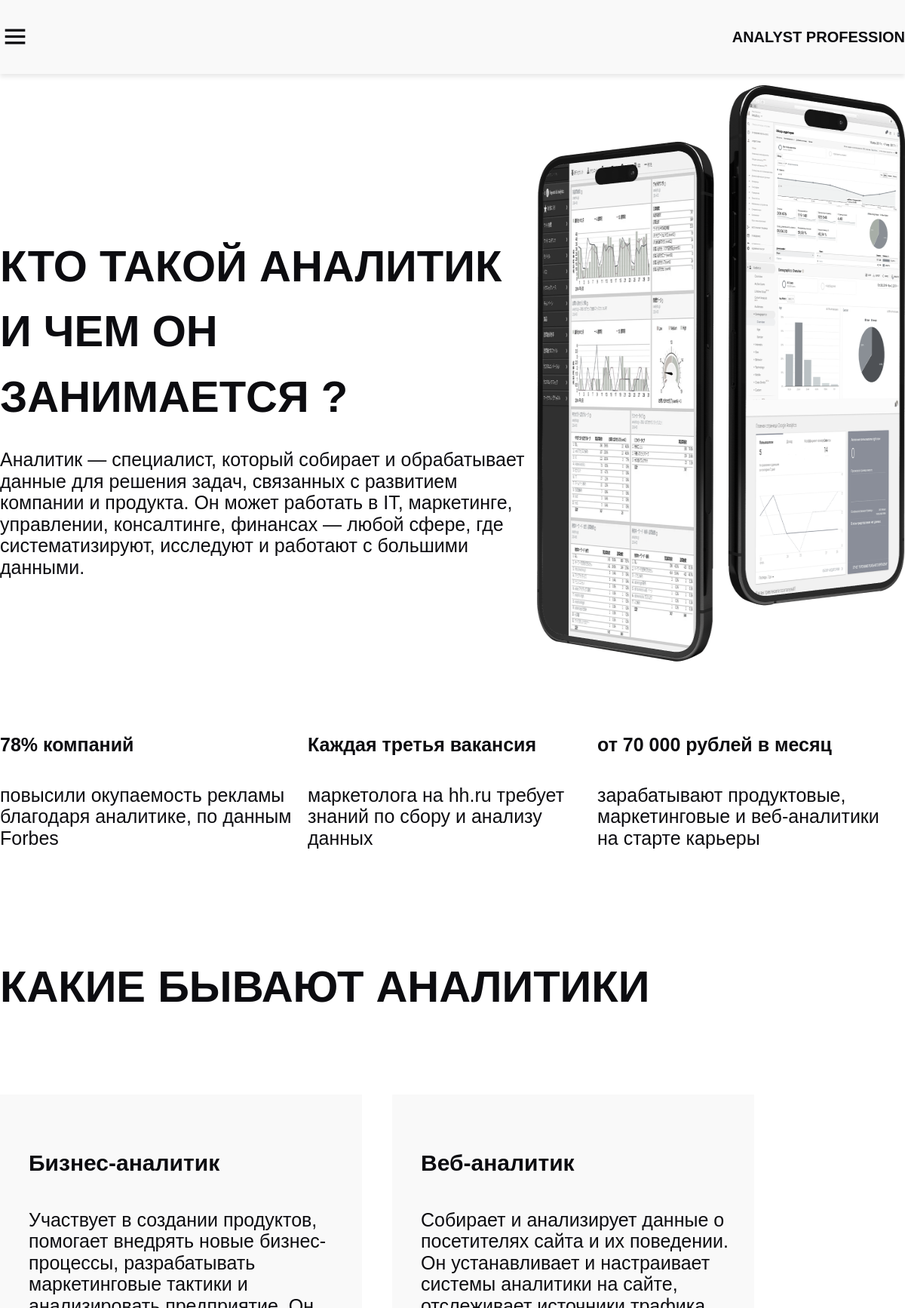
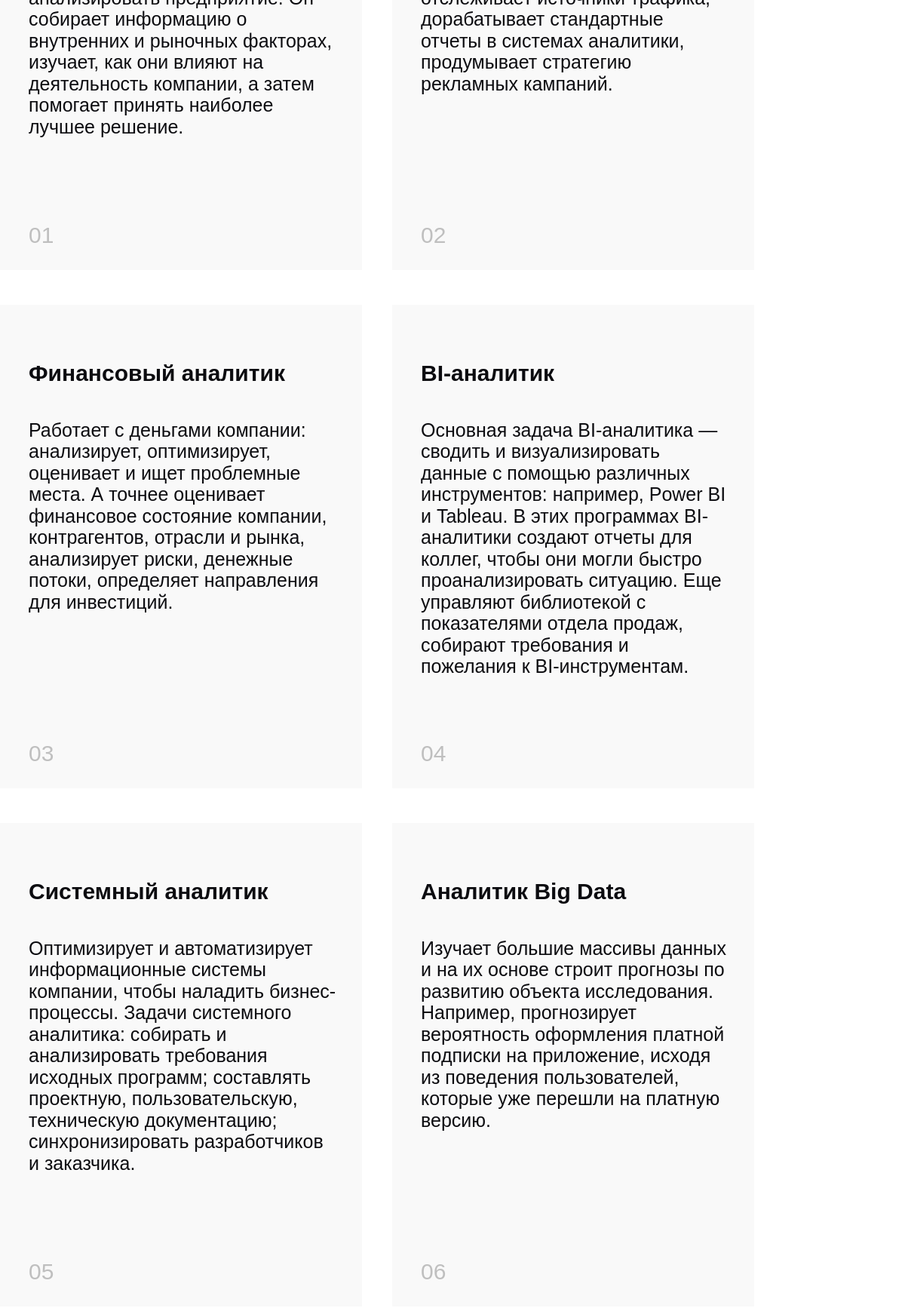
The page / (upper part) on the database its author committed (2 pictures, top to bottom).
### main/models.py (models this page shows, shortened)
class AboutPage(models.Model):
    page = models.CharField(blank=False, default='', max_length=225)
    title = models.CharField(blank=False, default='', max_length=225)
    subtitle = models.TextField(blank=True, default='')
    class Meta:
        verbose_name = 'AboutPage'
        verbose_name_plural = 'AboutPage'

class IntroFacts(models.Model):
    title = models.CharField(blank=False, default='', max_length=225)
    content = models.TextField(blank=False, default='')
    class Meta:
        verbose_name = 'IntroFacts'
        verbose_name_plural = 'IntroFacts'

class IntroCards(models.Model):
    title = models.CharField(blank=False, default='', max_length=225)
    content = models.TextField(blank=False, default='')
    number = models.CharField(blank=False, default='', max_length=5)
    class Meta:
        verbose_name = 'IntroCards'
        verbose_name_plural = 'IntroCards'

### main/views.py (the view)
# urls.py: path('', views.index, name="home"),
def index(request):
    introCards = IntroCards.objects.all()
    introFacts = IntroFacts.objects.all()
    context = {
        'aboutPage': AboutPage.objects.get(page="ГЛАВНАЯ"),
        'introCards': introCards,
        "introFacts": introFacts,
    }
    return render(request, 'main/intro.html', context=context)

### main/templates/main/intro.html (shortened to what this page needs)
{% extends 'main/layout.html' %}
{% load static %}
{% block main_css %}
    <link rel="stylesheet" href='{% static "main/css/intro.css" %}'>
{% endblock %}
{% block content %}
               <div class="main__intro intro">
                    <div class="intro__info">
                        <div class="main__title _title">{{ aboutPage.title }}</div>
                        <div class="main__subtitle">{{ aboutPage.subtitle }}</div>
                    </div>
                    <div class="intro__image">
                        <img class="intro__phones" src={% static 'main/img/image.png' %}>
                    </div>
               </div>
                <div class="main__facts">
                 <div class="main__facts-cards facts-cards">
                        {% for card in introFacts%}
                        <div class="facts-cards__card">
                            <div class="facts-cards__title">{{ card.title }}</div>
                            <div class="facts-cards__subtitle">{{ card.content }}</div>
                        </div>
                    {% endfor %}
                 </div>
                </div>
                <div class="main__analyst-types analyst-types">
                    <div class="analyst-types__title _title">Какие бывают аналитики</div>
                <div class="analyst-types__cards">
                    {% for card in introCards%}
                    <div class="analyst-types__card">
                        <div class="analyst-types__card-title">{{ card.title }}</div>
                        <div class="analyst-types__card-subtitle">{{ card.content }}</div>
                        <div class="analyst-types__number">{{ card.number }}</div>
                    </div>
                    {% endfor %}
                </div>
                </div>
{% endblock %}

### main/templates/main/layout.html (shortened to what this page needs)
{% load static %}
<!DOCTYPE html>
<html lang="en">
<head>
    <link rel="stylesheet" href={% static 'main/css/layout.css' %}>
    <link href='https://unpkg.com/boxicons@2.1.4/css/boxicons.min.css' rel='stylesheet'>
    {% block main_css %}{% endblock %}
</head>
<body>
    <div class="wrapper">
        <header class="header">
            <div class="header__container _container">
                <div class="header__menu-button">
                    <i class='bx bx-menu'></i>
                </div>
                <div class="header__logo">Analyst Profession</div>
            </div>
        </header>
        <main class="main">
            <div class="main__container _container _animation-from-bottom">
                {% block content %}
                {% endblock %}
            </div>
        </main>
    </div>
</body>
</html>

### main/static/main/css/layout.css (style rules this page uses)
* { padding: 0; margin: 0; border: 0; }
*, *:before, *:after { -moz-box-sizing: border-box; -webkit-box-sizing: border-box; box-sizing: border-box; }
nav, footer, header, aside { display: block; }
html, body { height: 100%; width: 100%; font-size: 100%; line-height: 1; font-size: 14px; -ms-text-size-adjust: 100%; -moz-text-size-adjust: 100%; -webkit-text-size-adjust: 100%; }
img { vertical-align: top; }
body { font-family: 'Montserrat', sans-serif; color: #0C0C10; }
._container { margin: 0 auto; max-width: 1520px; }
._title { font-weight: 600; font-size: 58px; line-height: 149.47%; text-transform: uppercase; }
.wrapper { display: flex; flex-direction: column; height: 100vh; }
.header { background: #F9F9F9; box-shadow: 0 4px 6px rgba(12, 12, 16, 0.09); }
.header__container { height: 98px; display: flex; align-items: center; justify-content: space-between; }
.header__menu-button i { cursor: pointer; font-size: 40px; }
.header__logo { font-weight: 600; font-size: 20px; line-height: 24px; text-transform: uppercase; }
.main { flex:1; }
.main__container { margin-top: 15px; }

### main/static/main/css/intro.css (style rules this page uses)
.main__intro { display: flex; justify-content: space-between; align-items:flex-start; animation: reveal; animation-duration: 1.5s; }
.main__title { margin: 197px 0 26px 0; max-width: 852px; }
.main__subtitle { max-width: 805px; font-weight: 400; font-size: 25px; line-height: 114.97%; color: #0C0C10; }
.intro__image { max-width: 584px; height: 764px; overflow: hidden; }
.intro__image img { width: 100%; height: 100%; }
.main__facts { margin: 96px 0 140px 0; animation: reveal-reverse; animation-duration: 2s; }
.main__facts-cards { display: flex; justify-content: space-between; }
.facts-cards__card { max-width: 408px; }
.facts-cards__title { font-weight: 600; font-size: 25px; line-height: 114.97%; }
.facts-cards__subtitle { margin-top: 38px; font-weight: 400; font-size: 25px; line-height: 114.97%; }
.analyst-types__title { margin: 0 0 100px 0; animation: reveal; animation-duration: 1.5s; }
.analyst-types__cards { display: flex; flex-wrap: wrap; align-items: center; row-gap: 46px; column-gap: 40px; animation: reveal-reverse; animation-duration: 2s; }
.analyst-types__card { display: flex; flex-direction: column; max-width: 480px; height: 641px; background: #F9F9F9; padding: 74px 34px 29px 38px; transition: .3s all ease-in-out; }
.analyst-types__number { margin-top: auto; font-weight: 300; font-size: 30px; line-height: 114.97%; color: #BFBFBF; }
.analyst-types__card-title { font-weight: 600; font-size: 30px; line-height: 114.97%; }
.analyst-types__card-subtitle { margin-top: 43px; font-style: normal; font-weight: 400; font-size: 25px; line-height: 114.97%; }

### rows shown on the page
AboutPage: title "КТО ТАКОЙ АНАЛИТИК И ЧЕМ ОН ЗАНИМАЕТСЯ ?", subtitle "Аналитик — специалист, который собирает и обрабатывает данные для решения задач, связанных с развитием компании и продукта. Он может работать в IT, маркетинге, управлении, консалтинге, финансах — любой сфере, где систематизируют, исследуют и работают с большими данными."
IntroFacts: title "78% компаний", content "повысили окупаемость рекламы благодаря аналитике, по данным Forbes"
IntroFacts: title "Каждая третья вакансия", content "маркетолога на hh.ru требует знаний по сбору и анализу данных"
IntroFacts: title "от 70 000 рублей в месяц", content "зарабатывают продуктовые, маркетинговые и веб-аналитики на старте карьеры"
IntroCards: title "Бизнес-аналитик", content "Участвует в создании продуктов, помогает внедрять новые бизнес-процессы, разрабатывать маркетинговые тактики и анализировать предприятие. Он собирает информацию о внутренних и рыночных факторах, изучает, как они влияют на деятельность компании, а затем помогает принять наиболее лучшее решение.", number "01"
IntroCards: title "Веб-аналитик", content "Собирает и анализирует данные о посетителях сайта и их поведении. Он устанавливает и настраивает системы аналитики на сайте, отслеживает источники трафика, дорабатывает стандартные отчеты в системах аналитики, продумывает стратегию рекламных кампаний.", number "02"
IntroCards: title "Финансовый аналитик", content "Работает с деньгами компании: анализирует, оптимизирует, оценивает и ищет проблемные места. А точнее оценивает финансовое состояние компании, контрагентов, отрасли и рынка, анализирует риски, денежные потоки, определяет направления для инвестиций.", number "03"
IntroCards: title "BI-аналитик", content "Основная задача BI-аналитика — сводить и визуализировать данные с помощью различных инструментов: например, Power BI и Tableau. В этих программах BI-аналитики создают отчеты для коллег, чтобы они могли быстро проанализировать ситуацию. Еще управляют библиотекой с показателями отдела продаж, собирают требования и пожелания к BI-инструментам.", number "04"
IntroCards: title "Системный аналитик", content "Оптимизирует и автоматизирует информационные системы компании, чтобы наладить бизнес-процессы. Задачи системного аналитика: собирать и анализировать требования исходных программ; составлять проектную, пользовательскую, техническую документацию; синхронизировать разработчиков и заказчика.", number "05"
IntroCards: title "Аналитик Big Data", content "Изучает большие массивы данных и на их основе строит прогнозы по развитию объекта исследования. Например, прогнозирует вероятность оформления платной подписки на приложение, исходя из поведения пользователей, которые уже перешли на платную версию.", number "06"
